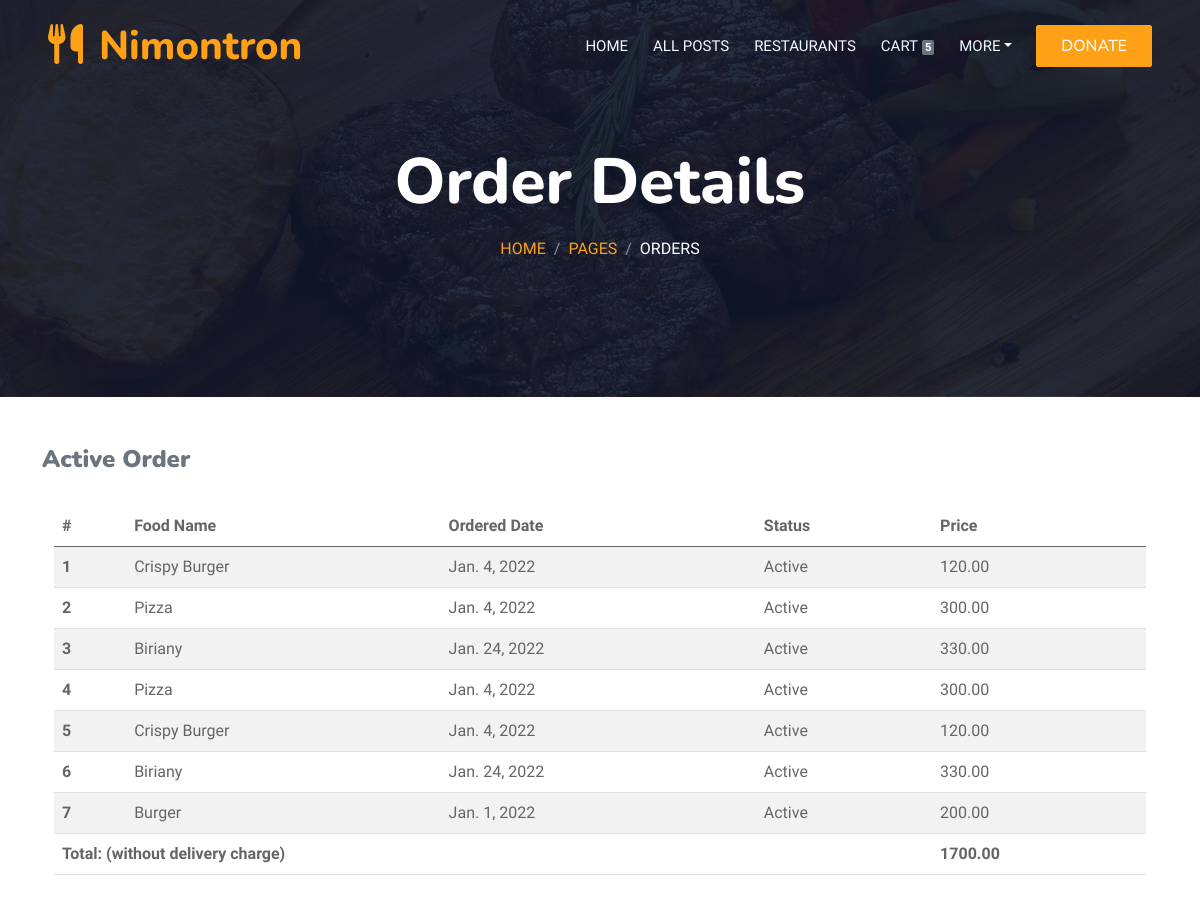
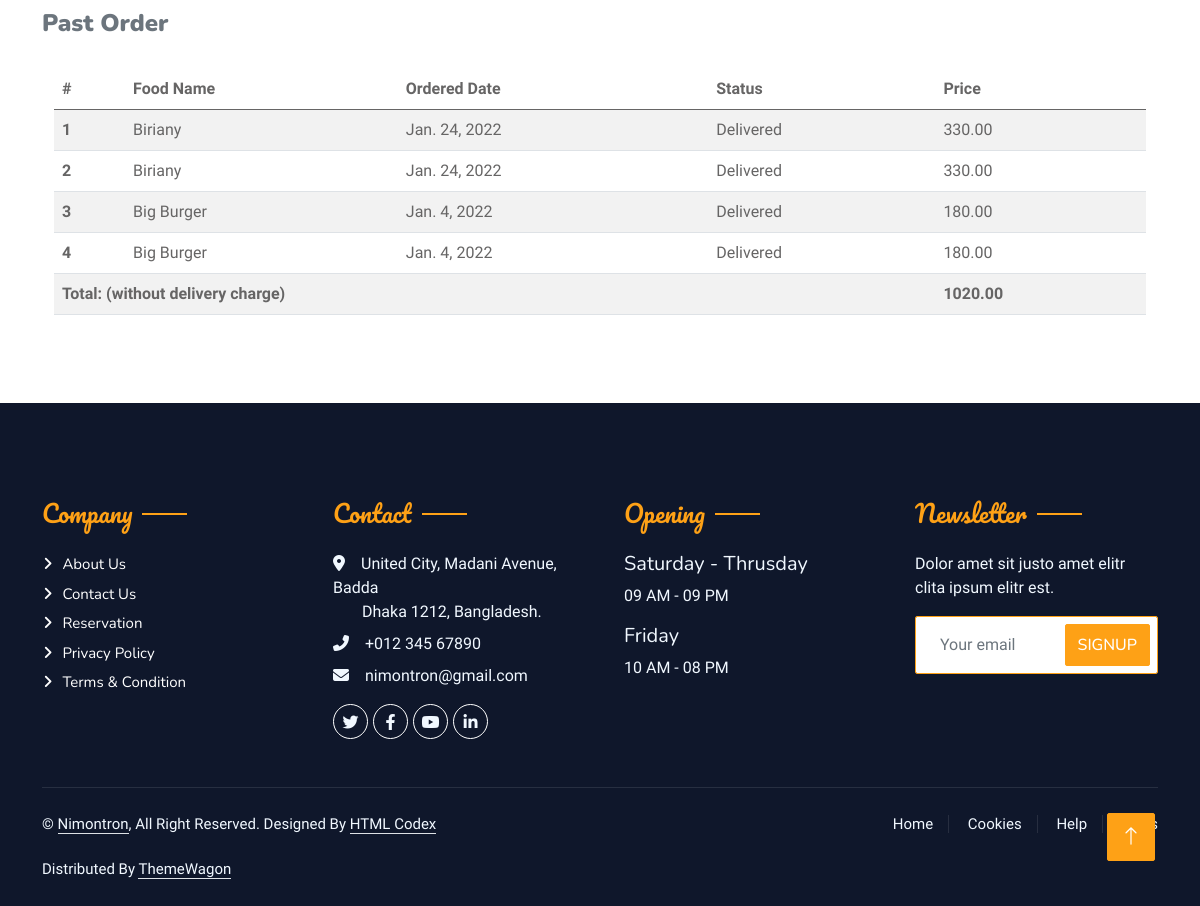
Page /customer_order (signed in) on the earlier database version (2 pictures, top to bottom).
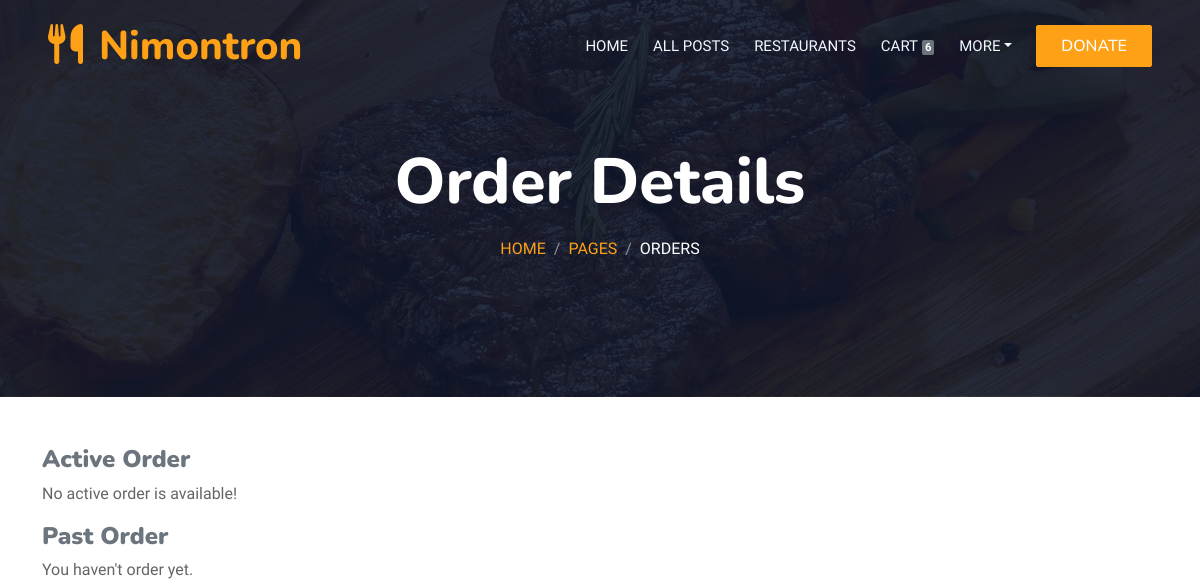
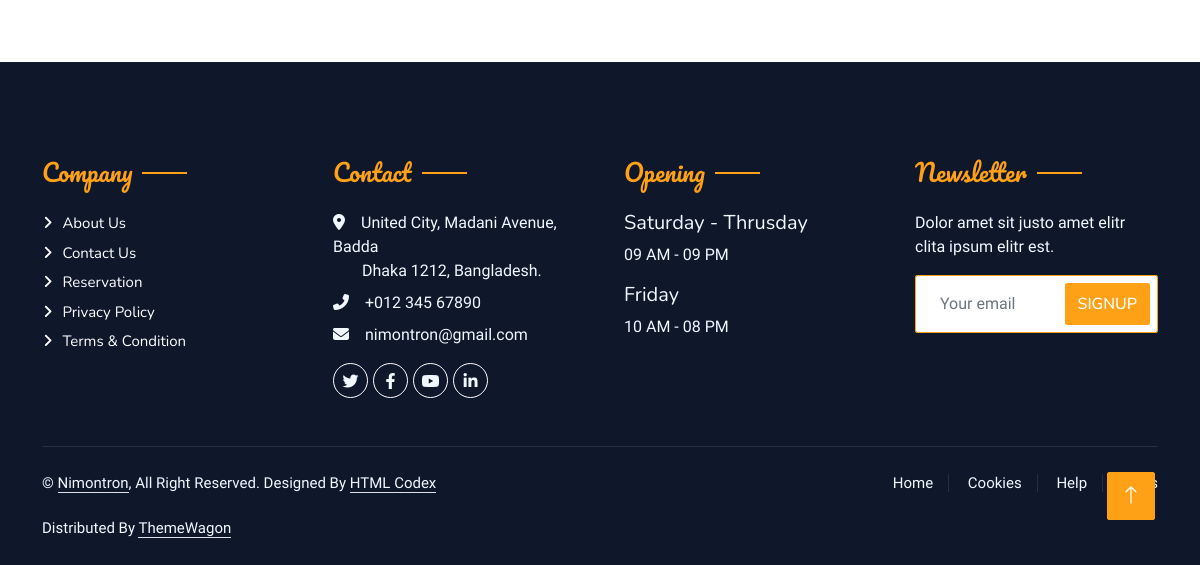
Same page on the later database version (2 pictures, top to bottom).
### customers/models.py (models this page shows, shortened)
class Cart(models.Model):
    ORDER_STATUS = (
        ('Cart', 'Cart'),
        ('Active', 'Active'),
        ('Delivered', 'Delivered')
    )
    user = models.ForeignKey(User, on_delete=models.CASCADE, null=True)
    restaurant = models.ForeignKey(Restaurant, on_delete=models.CASCADE, null=True)
    post = models.ForeignKey(Post, on_delete=models.CASCADE, null=True)
    address = models.CharField(max_length=100, null=True)
    quantity = models.IntegerField(default=1)
    title = models.CharField(max_length=150, null=True)
    ordered_date = models.DateField(default=timezone.now)
    status = models.CharField(max_length=20, choices=ORDER_STATUS, default='Cart')
    delivery_date = models.DateField(default=timezone.now)
    transaction_id = models.CharField(max_length=50, null=True)

class Post(models.Model):
    restaurant = models.ForeignKey(Restaurant, on_delete=models.CASCADE)
    name = models.CharField(max_length=100, null=True)
    start_date = models.DateField()
    end_date = models.DateField()
    title = models.CharField(max_length=50)
    description = models.TextField(max_length=255)
    image = models.FileField()
    location = models.CharField(max_length=100, null=True)
    category_name = models.ForeignKey(Category, on_delete=models.CASCADE, null=True)
    category = models.CharField(max_length=50, null=True)
    prev_price = models.DecimalField(max_digits=8, decimal_places=2)
    new_price = models.DecimalField(max_digits=8, decimal_places=2)
    creation_date = models.DateField()

### customers/views.py (the view)
# urls.py: path('customer_order', views.customer_order, name='customer_order'),
def customer_order(request):
    if not request.user.is_authenticated:
        return redirect('customers:login_as')
    temp['title'] = 'Order Details'
    temp['sub_title'] = 'Orders'
    temp['cart'] = navCart(request)
    active_orders = Cart.objects.filter(user=request.user, status='Active')
    prev_orders = Cart.objects.filter(user=request.user, status='Delivered')
    total_money = 0
    for i in active_orders:
        total_money = total_money + i.post.new_price
    prev_total = 0
    for i in prev_orders:
        prev_total = prev_total + i.post.new_price
    temp['orders'] = active_orders
    temp['size'] = len(active_orders)
    temp['past_order'] = len(prev_orders)
    temp['prev_order'] = prev_orders
    temp['prev_total'] = prev_total
    temp['total_amount'] = total_money
    return render(request, 'customers/customer_order.html', temp)

### customers/views.py (called while the page is built)
def navCart(request):
    user=request.user
    cart = Cart.objects.filter(user=user, status='Cart').count()
    return cart

### customers/templates/customers/customer_order.html
{% include 'customers/customer_header.html' %}
{% load static %}
<div class="container-sm">
    <div class="row">
        <div class="title">
            <div class="row">
                <div class="col">
                    <h4 class="text-secondary"><b>Active Order</b></h4>
                </div>
            </div>
        </div>
        {% if size %}
        <div class="p-4">
            <table class="table table-striped">
                <thead>
                    <tr>
                        <th scope="col">#</th>
                        <th scope="col">Food Name</th>
                        <th scope="col">Ordered Date</th>
                        <th scope="col">Status</th>
                        <th scope="col">Price</th>
                    </tr>
                </thead>
                <tbody>
                    {% for i in orders %}
                    <tr>
                        <th scope="row">{{ forloop.counter }}</th>
                        <td>{{ i.title }}</td>
                        <td>{{ i.ordered_date }}</td>
                        <td>{{ i.status }}</td>
                        <td>{{ i.post.new_price }}</td>
                    </tr>
                    {% endfor %}
                    <tr>
                        <th colspan="4">Total: (without delivery charge) </th>
                        <th>{{ total_amount }}</th>
                    </tr>
                </tbody>
            </table>
        </div>
        {% endif %}
        {% if size == 0 %}
        <p>No active order is available!</p>
        {% endif %}
        <br>
        <div class="title">
            <div class="row">
                <div class="col">
                    <h4 class="text-secondary"><b>Past Order</b></h4>
                </div>
            </div>
        </div>
        {% if past_order %}
        <div class="p-4">
            <table class="table table-striped">
                <thead>
                    <tr>
                        <th scope="col">#</th>
                        <th scope="col">Food Name</th>
                        <th scope="col">Ordered Date</th>
                        <th scope="col">Status</th>
                        <th scope="col">Price</th>
                    </tr>
                </thead>
                <tbody>
                    {% for i in prev_order %}
                    <tr>
                        <th scope="row">{{ forloop.counter }}</th>
                        <td>{{ i.title }}</td>
                        <td>{{ i.ordered_date }}</td>
                        <td>{{ i.status }}</td>
                        <td>{{ i.post.new_price }}</td>
                    </tr>
                    {% endfor %}
                    <tr>
                        <th colspan="4">Total: (without delivery charge) </th>
                        <th>{{ prev_total }}</th>
                    </tr>
                </tbody>
            </table>
        </div>
        {% endif %}
        {% if past_order == 0 %}
            <p>You haven't order yet.</p>
        {% endif %}
    </div>
</div>
{% include 'customers/customer_footer.html' %}

### customers/templates/customers/customer_header.html (shortened to what this page needs)
<!DOCTYPE html>
<html lang="en">
<head>
    {% load static %}
    <link rel="stylesheet" href="https://cdnjs.cloudflare.com/ajax/libs/font-awesome/6.1.0/css/all.min.css">
    <link href="https://cdn.jsdelivr.net/npm/bootstrap-icons@1.4.1/font/bootstrap-icons.css" rel="stylesheet">
    <link href="{% static 'customers/lib/animate/animate.min.css' %}" rel="stylesheet">
    <link href="{% static 'customers/lib/owlcarousel/assets/owl.carousel.min.css' %}" rel="stylesheet">
    <link href="{% static 'customers/lib/tempusdominus/css/tempusdominus-bootstrap-4.min.css' %}" rel="stylesheet" />
    <link href="{% static 'customers/css/bootstrap.min.css' %}" rel="stylesheet">
    <link href="{% static 'customers/css/style.css' %}" rel="stylesheet">
    <link rel="stylesheet" href="//code.jquery.com/ui/1.13.0/themes/base/jquery-ui.css">
</head>
<body>
    <div class="container-xxl bg-white p-0">
        <div class="container-xxl position-relative p-0">
            <nav class="navbar navbar-expand-lg navbar-dark bg-dark px-4 px-lg-5 py-3 py-lg-0">
                <a href="" class="navbar-brand p-0">
                    <h1 class="text-primary m-0"><i class="fa fa-utensils me-3"></i>{{ name }}</h1>
                </a>
                <div class="collapse navbar-collapse" id="navbarCollapse">
                    <div class="navbar-nav ms-auto py-0 pe-4">
                        <a href="{% url 'customers:customer_home' %}" class="nav-item nav-link {% if request.path == '/' %} active {% endif %}">Home</a>
                        <a href="{% url 'customers:customer_all_post' %}" class="nav-item nav-link {% if request.path == '/customer_all_post' %} active {% endif %}">All Posts</a>
                        <a href="{% url 'customers:customer_all_restaurants' %}" class="nav-item nav-link {% if request.path == '/customer_all_restaurants' %} active {% endif %}">Restaurants</a>
                        <li class="nav-item">
                            <a href="{% url 'customers:customer_view_cart' %}" class="nav-item nav-link">Cart
                                <span class="badge badge-primary bg-secondary" style="padding: 2px 2.7px 1.5px 2.7px; margin-left: 1px">{{ cart }}</span>
                            </a>
                        </li>
                        <div class="nav-item dropdown">
                            <a href="#" class="nav-link dropdown-toggle" data-bs-toggle="dropdown">More</a>
                        </div>
                    </div>
                    <a href="{% url 'customers:donate' %}" class="btn btn-primary py-2 px-4">Donate</a>
                </div>
            </nav>
            <div class="container-xxl py-5 bg-dark hero-header mb-5">
                <div class="container text-center my-5 pt-5 pb-4">
                    <h1 class="display-3 text-white mb-3 animated slideInDown">{{ title }}</h1>
                    <nav aria-label="breadcrumb">
                        <ol class="breadcrumb justify-content-center text-uppercase">
                            <li class="breadcrumb-item"><a href="#">Home</a></li>
                            <li class="breadcrumb-item"><a href="#">Pages</a></li>
                            <li class="breadcrumb-item text-white active" aria-current="page">{{ sub_title }}</li>
                        </ol>
                    </nav>
                </div>
            </div>
        </div>

### customers/templates/customers/customer_footer.html (shortened to what this page needs)
{% load static %}
<div class="container-fluid bg-dark text-light footer pt-5 mt-5 wow fadeIn" data-wow-delay="0.1s">
    <div class="container py-5">
        <div class="row g-5">
            <div class="col-lg-3 col-md-6">
                <h4 class="section-title ff-secondary text-start text-primary fw-normal mb-4">Company</h4>
                <a class="btn btn-link" href="{% url 'customers:about' %}">About Us</a>
                <a class="btn btn-link" href="{% url 'customers:contact' %}">Contact Us</a>
                <a class="btn btn-link" href="">Reservation</a>
                <a class="btn btn-link" href="">Privacy Policy</a>
                <a class="btn btn-link" href="">Terms & Condition</a>
            </div>
            <div class="col-lg-3 col-md-6">
                <h4 class="section-title ff-secondary text-start text-primary fw-normal mb-4">Contact</h4>
                <p class="mb-2"><i class="fa fa-map-marker-alt me-3"></i>United City, Madani Avenue,  Badda <br>  Dhaka 1212, Bangladesh.</p>
                <p class="mb-2"><i class="fa fa-phone-alt me-3"></i>+012 345 67890</p>
                <p class="mb-2"><i class="fa fa-envelope me-3"></i>nimontron@gmail.com</p>
                <div class="d-flex pt-2">
                    <a class="btn btn-outline-light btn-social" href=""><i class="fab fa-twitter"></i></a>
                    <a class="btn btn-outline-light btn-social" href=""><i class="fab fa-facebook-f"></i></a>
                    <a class="btn btn-outline-light btn-social" href=""><i class="fab fa-youtube"></i></a>
                    <a class="btn btn-outline-light btn-social" href=""><i class="fab fa-linkedin-in"></i></a>
                </div>
            </div>
            <div class="col-lg-3 col-md-6">
                <h4 class="section-title ff-secondary text-start text-primary fw-normal mb-4">Opening</h4>
                <h5 class="text-light fw-normal">Saturday - Thrusday</h5>
                <p>09 AM - 09 PM</p>
                <h5 class="text-light fw-normal">Friday</h5>
                <p>10 AM - 08 PM</p>
            </div>
            <div class="col-lg-3 col-md-6">
                <h4 class="section-title ff-secondary text-start text-primary fw-normal mb-4">Newsletter</h4>
                <p>Dolor amet sit justo amet elitr clita ipsum elitr est.</p>
                <div class="position-relative mx-auto" style="max-width: 400px;">
                    <input class="form-control border-primary w-100 py-3 ps-4 pe-5" type="text"
                        placeholder="Your email">
                    <button type="button"
                        class="btn btn-primary py-2 position-absolute top-0 end-0 mt-2 me-2">SignUp</button>
                </div>
            </div>
        </div>
    </div>
    <div class="container">
        <div class="copyright">
            <div class="row">
                <div class="col-md-6 text-center text-md-start mb-3 mb-md-0">
                    &copy; <a class="border-bottom" href="#">Nimontron</a>, All Right Reserved.
                    Designed By <a class="border-bottom" href="https://htmlcodex.com">HTML Codex</a><br><br>
                    Distributed By <a class="border-bottom" href="https://themewagon.com"
                        target="_blank">ThemeWagon</a>
                </div>
                <div class="col-md-6 text-center text-md-end">
                    <div class="footer-menu">
                        <a href="{% url 'customers:index' %}">Home</a>
                        <a href="">Cookies</a>
                        <a href="">Help</a>
                        <a href="">FQAs</a>
                    </div>
                </div>
            </div>
        </div>
    </div>
</div>
<a href="#" class="btn btn-lg btn-primary btn-lg-square back-to-top"><i class="bi bi-arrow-up"></i></a>
</div>
</body>
</html>

### customers/static/customers/css/style.css (style rules this page uses)
:root { --primary: #FEA116; --light: #F1F8FF; --dark: #0F172B; }
.ff-secondary { font-family: 'Pacifico', cursive; }
.back-to-top { position: fixed; display: none; right: 45px; bottom: 45px; z-index: 99; }
.btn { font-family: 'Nunito', sans-serif; font-weight: 500; text-transform: uppercase; transition: .5s; }
.btn.btn-primary, .btn.btn-secondary { color: #FFFFFF; }
.btn-lg-square { width: 48px; height: 48px; }
.btn-square, .btn-sm-square, .btn-lg-square { padding: 0; display: flex; align-items: center; justify-content: center; font-weight: normal; border-radius: 2px; }
.navbar-dark .navbar-nav .nav-link { position: relative; margin-left: 25px; padding: 35px 0; font-size: 15px; color: var(--light) !important; text-transform: uppercase; font-weight: 500; outline: none; transition: .5s; }
@media (min-width: 992px) { .navbar-dark { position: absolute; width: 100%; top: 0; left: 0; z-index: 999; background: transparent !important; } }
.hero-header { background: linear-gradient(rgba(15, 23, 43, .9), rgba(15, 23, 43, .9)), url(../img/bg-hero.jpg); background-position: center center; background-repeat: no-repeat; background-size: cover; }
.breadcrumb-item + .breadcrumb-item::before { color: rgba(255, 255, 255, .5); }
.section-title { position: relative; display: inline-block; }
.section-title::before { position: absolute; content: ""; width: 45px; height: 2px; top: 50%; left: -55px; margin-top: -1px; background: var(--primary); }
.section-title::after { position: absolute; content: ""; width: 45px; height: 2px; top: 50%; right: -55px; margin-top: -1px; background: var(--primary); }
.section-title.text-start::before, .section-title.text-end::after { display: none; }
.footer .btn.btn-social { margin-right: 5px; width: 35px; height: 35px; display: flex; align-items: center; justify-content: center; color: var(--light); border: 1px solid #FFFFFF; border-radius: 35px; transition: .3s; }
.footer .btn.btn-link { display: block; margin-bottom: 5px; padding: 0; text-align: left; color: #FFFFFF; font-size: 15px; font-weight: normal; text-transform: capitalize; transition: .3s; }
.footer .btn.btn-link::before { position: relative; content: "\f105"; font-family: "Font Awesome 5 Free"; font-weight: 900; margin-right: 10px; }
.footer .copyright { padding: 25px 0; font-size: 15px; border-top: 1px solid rgba(256, 256, 256, .1); }
.footer .copyright a { color: var(--light); }
.footer .footer-menu a { margin-right: 15px; padding-right: 15px; border-right: 1px solid rgba(255, 255, 255, .1); }
.footer .footer-menu a:last-child { margin-right: 0; padding-right: 0; border-right: none; }

Differences in the rows shown:
removed Cart: title "Crispy Burger", ordered_date "Jan. 4, 2022", status "Active", post.new_price "120.00", shown under "Active Order"
removed Cart: title "Pizza", ordered_date "Jan. 4, 2022", status "Active", post.new_price "300.00", shown under "Active Order"
removed Cart: title "Biriany", ordered_date "Jan. 24, 2022", status "Active", post.new_price "330.00", shown under "Active Order"
removed Cart: title "Pizza", ordered_date "Jan. 4, 2022", status "Active", post.new_price "300.00", shown under "Active Order"
removed Cart: title "Crispy Burger", ordered_date "Jan. 4, 2022", status "Active", post.new_price "120.00", shown under "Active Order"
removed Cart: title "Biriany", ordered_date "Jan. 24, 2022", status "Active", post.new_price "330.00", shown under "Active Order"
removed Cart: title "Burger", ordered_date "Jan. 1, 2022", status "Active", post.new_price "200.00", shown under "Active Order"
removed Cart: title "Biriany", ordered_date "Jan. 24, 2022", status "Delivered", post.new_price "330.00", shown under "Past Order"
removed Cart: title "Biriany", ordered_date "Jan. 24, 2022", status "Delivered", post.new_price "330.00", shown under "Past Order"
removed Cart: title "Big Burger", ordered_date "Jan. 4, 2022", status "Delivered", post.new_price "180.00", shown under "Past Order"
removed Cart: title "Big Burger", ordered_date "Jan. 4, 2022", status "Delivered", post.new_price "180.00", shown under "Past Order"
Other differences:
{{ cart }}: "5" → "6"
{{ total_amount }}: "1700.00" → (not shown)
{{ prev_total }}: "1020.00" → (not shown)
text no longer shown: "# Food Name Ordered Date Status Price Total: (without delivery charge) # Food Name Ordered Date Status Price Total: (without delivery charge)"
text now shown: "No active order is available! You haven't order yet."
